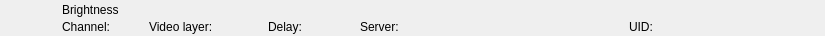
<?xml version="1.0" encoding="UTF-8"?>
<ui version="4.0">
 <class>RundownBrightnessWidget</class>
 <widget class="QWidget" name="RundownBrightnessWidget">
  <property name="geometry">
   <rect>
    <x>0</x>
    <y>0</y>
    <width>825</width>
    <height>36</height>
   </rect>
  </property>
  <layout class="QHBoxLayout" name="horizontalLayout">
   <property name="spacing">
    <number>0</number>
   </property>
   <property name="margin">
    <number>0</number>
   </property>
   <item>
    <widget class="QFrame" name="frameItem">
     <property name="sizePolicy">
      <sizepolicy hsizetype="Preferred" vsizetype="Fixed">
       <horstretch>0</horstretch>
       <verstretch>0</verstretch>
      </sizepolicy>
     </property>
     <property name="minimumSize">
      <size>
       <width>0</width>
       <height>36</height>
      </size>
     </property>
     <widget class="QLabel" name="labelIcon">
      <property name="geometry">
       <rect>
        <x>22</x>
        <y>2</y>
        <width>32</width>
        <height>32</height>
       </rect>
      </property>
      <property name="text">
       <string/>
      </property>
      <property name="pixmap">
       <pixmap resource="../Widgets.qrc">:/Graphics/Images/Brightness.png</pixmap>
      </property>
      <property name="scaledContents">
       <bool>true</bool>
      </property>
     </widget>
     <widget class="QLabel" name="labelChannel">
      <property name="geometry">
       <rect>
        <x>62</x>
        <y>19</y>
        <width>78</width>
        <height>16</height>
       </rect>
      </property>
      <property name="text">
       <string>Channel:</string>
      </property>
     </widget>
     <widget class="QLabel" name="labelLabel">
      <property name="geometry">
       <rect>
        <x>62</x>
        <y>2</y>
        <width>561</width>
        <height>16</height>
       </rect>
      </property>
      <property name="text">
       <string>Brightness</string>
      </property>
     </widget>
     <widget class="QLabel" name="labelVideolayer">
      <property name="geometry">
       <rect>
        <x>149</x>
        <y>19</y>
        <width>110</width>
        <height>16</height>
       </rect>
      </property>
      <property name="text">
       <string>Video layer:</string>
      </property>
     </widget>
     <widget class="QLabel" name="labelColor">
      <property name="geometry">
       <rect>
        <x>0</x>
        <y>0</y>
        <width>18</width>
        <height>36</height>
       </rect>
      </property>
      <property name="text">
       <string/>
      </property>
     </widget>
     <widget class="QLabel" name="labelGroupColor">
      <property name="geometry">
       <rect>
        <x>0</x>
        <y>0</y>
        <width>6</width>
        <height>36</height>
       </rect>
      </property>
      <property name="text">
       <string/>
      </property>
     </widget>
     <widget class="QLabel" name="labelDevice">
      <property name="geometry">
       <rect>
        <x>360</x>
        <y>19</y>
        <width>260</width>
        <height>16</height>
       </rect>
      </property>
      <property name="text">
       <string>Server:</string>
      </property>
     </widget>
     <widget class="QLabel" name="labelDelay">
      <property name="geometry">
       <rect>
        <x>268</x>
        <y>19</y>
        <width>83</width>
        <height>16</height>
       </rect>
      </property>
      <property name="text">
       <string>Delay:</string>
      </property>
     </widget>
     <widget class="QLabel" name="labelRemoteTriggerId">
      <property name="geometry">
       <rect>
        <x>629</x>
        <y>19</y>
        <width>111</width>
        <height>16</height>
       </rect>
      </property>
      <property name="text">
       <string>UID:</string>
      </property>
     </widget>
    </widget>
   </item>
   <item>
    <widget class="QFrame" name="frameStatus">
     <property name="minimumSize">
      <size>
       <width>77</width>
       <height>0</height>
      </size>
     </property>
     <property name="maximumSize">
      <size>
       <width>77</width>
       <height>16777215</height>
      </size>
     </property>
     <widget class="QLabel" name="labelGpiConnected">
      <property name="geometry">
       <rect>
        <x>1</x>
        <y>2</y>
        <width>32</width>
        <height>32</height>
       </rect>
      </property>
      <property name="minimumSize">
       <size>
        <width>32</width>
        <height>32</height>
       </size>
      </property>
      <property name="maximumSize">
       <size>
        <width>32</width>
        <height>32</height>
       </size>
      </property>
      <property name="lineWidth">
       <number>0</number>
      </property>
      <property name="text">
       <string/>
      </property>
      <property name="pixmap">
       <pixmap resource="../Widgets.qrc">:/Graphics/Images/GpiConnected.png</pixmap>
      </property>
      <property name="scaledContents">
       <bool>true</bool>
      </property>
     </widget>
     <widget class="QLabel" name="labelDisconnected">
      <property name="geometry">
       <rect>
        <x>32</x>
        <y>2</y>
        <width>32</width>
        <height>32</height>
       </rect>
      </property>
      <property name="minimumSize">
       <size>
        <width>32</width>
        <height>32</height>
       </size>
      </property>
      <property name="maximumSize">
       <size>
        <width>32</width>
        <height>32</height>
       </size>
      </property>
      <property name="text">
       <string/>
      </property>
      <property name="pixmap">
       <pixmap resource="../Widgets.qrc">:/Graphics/Images/Disconnected.png</pixmap>
      </property>
      <property name="scaledContents">
       <bool>true</bool>
      </property>
     </widget>
     <widget class="QLabel" name="labelActiveColor">
      <property name="geometry">
       <rect>
        <x>69</x>
        <y>0</y>
        <width>8</width>
        <height>36</height>
       </rect>
      </property>
      <property name="minimumSize">
       <size>
        <width>8</width>
        <height>36</height>
       </size>
      </property>
      <property name="maximumSize">
       <size>
        <width>8</width>
        <height>36</height>
       </size>
      </property>
      <property name="text">
       <string/>
      </property>
     </widget>
    </widget>
   </item>
  </layout>
 </widget>
 <resources>
  <include location="../Widgets.qrc"/>
 </resources>
 <connections/>
 <slots>
  <slot>addToCombo()</slot>
 </slots>
</ui>
